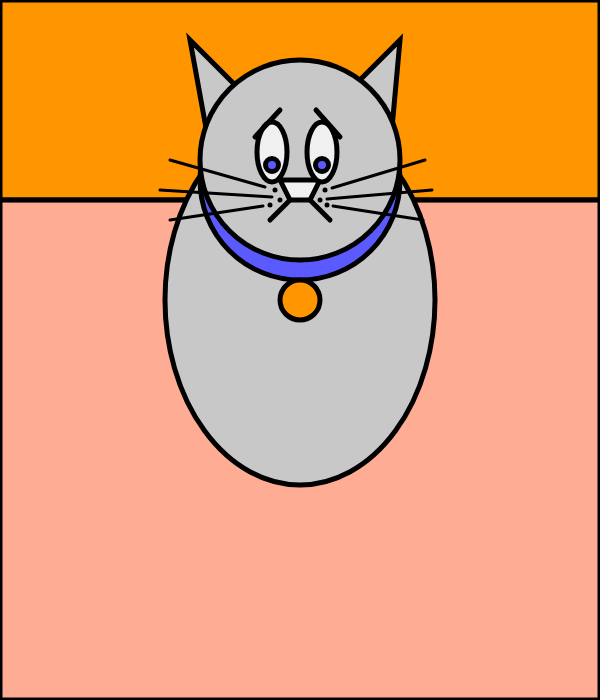
Frame 1 (no input)
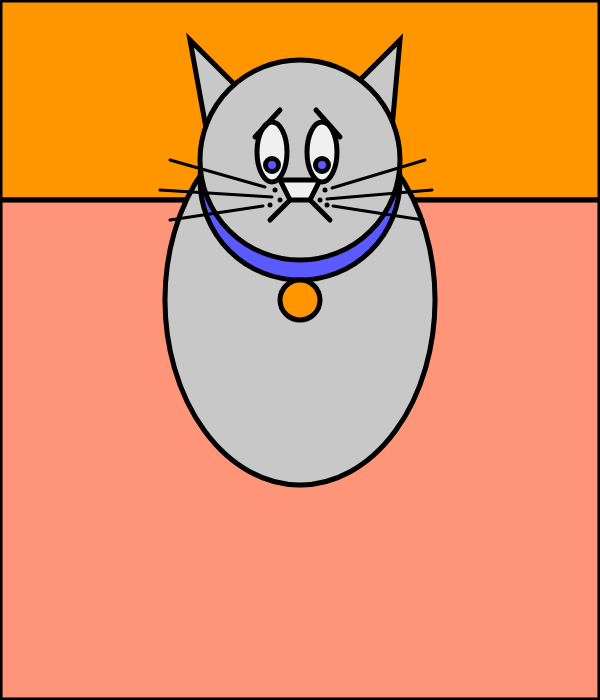
Frame 60 (no input)
Frame 120 (the mouse pressed at the canvas centre since frame 60): identical to frame 60, image omitted

The p5.js sketch that drew these frames (run headless with seeded random() and noise() and a simulated clock; from frame 60 on, the mouse is pressed at the canvas centre):

// p5.js sketch
// ── sketch.js
function setup() {
  //Cria a tela
  createCanvas (600,700);
}

function draw() {
  //Define a espessura dos contornos
  strokeWeight(5);
  
  // Desenha os dois retangulos do fundo
  fill (255,150,0);
  rect (0,0,600,200);
  fill (255,150,120,200);
  rect (0,200,600,500);
  
  //Desenha as orelhas do Gato
  fill (200);
  triangle (190,40,210,150,250,100);
  triangle (400,40,390,150,320,120);
  
  //Desenha o corpo, a cabeça e a coleira
  ellipse(300,300,270,370);
  fill(90,90,255);
  circle (300,180,200);
  fill (200);
  circle (300,160,200);
  fill (255,150,0);
  circle (300,300,40);
  
  //Desenha o focinho
  fill (240);
  quad(280,180,290,200,310,200,320,180);
  
  //Desenha as linhas do focinho 
  line(290,200,270,220);
  line(310,200,330,220);
 
  //Desenha os pontos do focinho
  point (275,190);
  point (280,200);
  point (270,205);
  point (325,190);
  point (320,200);
  point (327,205);
  
  // Desenha os olhos
  ellipse (272,152,30,60);
  ellipse (322,152,30,60);
  
  //Desenha as linhas acima dos olhos
  line (255,137,280,110);
  line (340,137,316,110);
  
  //Desenha a pupila do gato
  fill(90,90,255);
  circle (272,165,13);
  circle (322,165,13);
  
  //Desenha os pelos do focinho
  strokeWeight(3);
  line (170,160,265,187);
  line (160,190,272,197);
  line (170,220,263,206);
  line (332,188,425,160);
  line (327,199,432,190);
  line (333,206,423,220);
}
